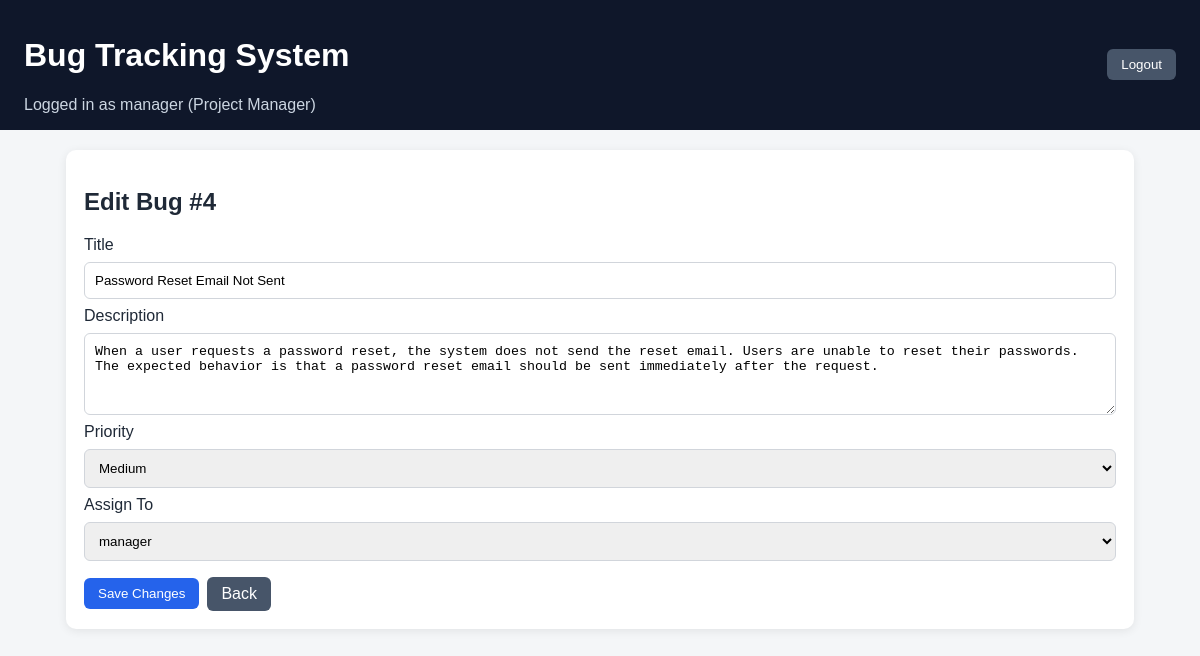
The page /bugs/4/edit (signed in) on the database its author committed.
### tables this page shows
CREATE TABLE users (
            id INTEGER PRIMARY KEY AUTOINCREMENT,
            username TEXT NOT NULL UNIQUE,
            password TEXT NOT NULL,
            role TEXT NOT NULL CHECK(role IN ('Developer', 'Tester', 'Project Manager'))
        );

CREATE TABLE bugs (
            id INTEGER PRIMARY KEY AUTOINCREMENT,
            title TEXT NOT NULL,
            description TEXT NOT NULL,
            priority TEXT NOT NULL CHECK(priority IN ('Low', 'Medium', 'High', 'Critical')),
            status TEXT NOT NULL CHECK(status IN ('Open', 'In Progress', 'Resolved')) DEFAULT 'Open',
            assignee_id INTEGER,
            created_by INTEGER NOT NULL,
            created_at DATETIME DEFAULT CURRENT_TIMESTAMP,
            updated_at DATETIME DEFAULT CURRENT_TIMESTAMP,
            FOREIGN KEY (assignee_id) REFERENCES users (id),
            FOREIGN KEY (created_by) REFERENCES users (id)
        );

### bug_tracker/bugs.py (the view, shortened to what this page needs)
@bp.route("/bugs/<int:bug_id>/edit", methods=["GET", "POST"])
@login_required
def edit_bug(bug_id):
    db = get_db()
    bug = _get_bug_or_redirect(db, bug_id)
    if bug is None:
        return redirect(url_for("bugs.dashboard"))
    users = db.execute("SELECT id, username FROM users ORDER BY username ASC").fetchall()
    return render_template("edit_bug.html", bug=bug, users=users)

### bug_tracker/auth.py (called while the page is built)
def login_required(view):
    @wraps(view)
    def wrapped_view(**kwargs):
        if session.get("user_id") is None:
            return redirect(url_for("auth.login"))
        return view(**kwargs)
    return wrapped_view

### bug_tracker/bugs.py (called while the page is built)
def _get_bug_or_redirect(db, bug_id):
    bug = db.execute(
        """
        SELECT id, title, description, priority, status, assignee_id
        FROM bugs
        WHERE id = ?
        """,
        (bug_id,),
    ).fetchone()
    if bug is None:
        flash("Bug not found.")
        return None
    return bug

### bug_tracker/db.py (called while the page is built)
def get_db():
    if "db" not in g:
        g.db = sqlite3.connect(current_app.config["DATABASE"])
        g.db.row_factory = sqlite3.Row
    return g.db

### bug_tracker/templates/edit_bug.html (shortened to what this page needs)
{% extends "base.html" %}
{% block content %}
<section class="card">
    <h2>Edit Bug #{{ bug.id }}</h2>
    <form method="post" action="{{ url_for('bugs.edit_bug', bug_id=bug.id) }}" class="form-grid">
        <label for="title">Title</label>
        <input id="title" name="title" type="text" value="{{ bug.title }}" required>
        <label for="description">Description</label>
        <textarea id="description" name="description" rows="4" required>{{ bug.description }}</textarea>
        <label for="priority">Priority</label>
        <select id="priority" name="priority" required>
            <option value="Medium" {% if bug.priority == "Medium" %}selected{% endif %}>Medium</option>
        </select>
        <label for="assignee_id">Assign To</label>
        <select id="assignee_id" name="assignee_id">
            {% for user in users %}
            <option value="{{ user.id }}" {% if bug.assignee_id == user.id %}selected{% endif %}>
                {{ user.username }}
            </option>
            {% endfor %}
        </select>
        <div class="action-row">
            <button class="btn" type="submit">Save Changes</button>
            <a class="btn btn-secondary" href="{{ url_for('bugs.dashboard') }}">Back</a>
        </div>
    </form>
</section>
{% endblock %}

### bug_tracker/templates/base.html (shortened to what this page needs)
<!DOCTYPE html>
<html lang="en">
<head>
    <link rel="stylesheet" href="{{ url_for('static', filename='styles.css') }}">
</head>
<body>
    <header class="header">
        <div>
            <h1>Bug Tracking System</h1>
            {% if session.get('username') %}
            <p class="subtitle">Logged in as {{ session.get('username') }} ({{ session.get('role') }})</p>
            {% endif %}
        </div>
        {% if session.get('username') %}
        <form method="post" action="{{ url_for('auth.logout') }}">
            <button class="btn btn-secondary" type="submit">Logout</button>
        </form>
        {% endif %}
    </header>
    <main class="container">
        {% block content %}{% endblock %}
    </main>
</body>
</html>

### bug_tracker/static/styles.css (style rules this page uses)
* { box-sizing: border-box; }
body { margin: 0; font-family: Arial, sans-serif; background: #f4f6f8; color: #1f2937; }
.header { display: flex; justify-content: space-between; align-items: center; padding: 16px 24px; background: #0f172a; color: #fff; }
.subtitle { margin: 6px 0 0; color: #cbd5e1; }
.container { max-width: 1100px; margin: 20px auto; padding: 0 16px 24px; }
.card { background: #fff; border-radius: 10px; padding: 18px; box-shadow: 0 2px 10px rgba(0, 0, 0, 0.08); margin-bottom: 16px; }
.form-grid, .filter-grid { display: grid; gap: 8px; }
input, textarea, select { width: 100%; padding: 10px; border: 1px solid #d1d5db; border-radius: 6px; }
.btn { width: fit-content; padding: 8px 14px; border: none; border-radius: 6px; background: #2563eb; color: #fff; text-decoration: none; cursor: pointer; }
.btn-secondary { background: #475569; }
.action-row { margin-top: 8px; display: flex; gap: 8px; align-items: center; }

### rows shown on the page
users: get "manager", get "Project Manager"
bugs: id "4", title "Password Reset Email Not Sent", description "When a user requests a password reset, the system does not send the reset email. Users are unable to reset their passwords. The expected behavior is that a password reset email should be sent immediately after the request.", priority "Medium", assignee_id "manager"
